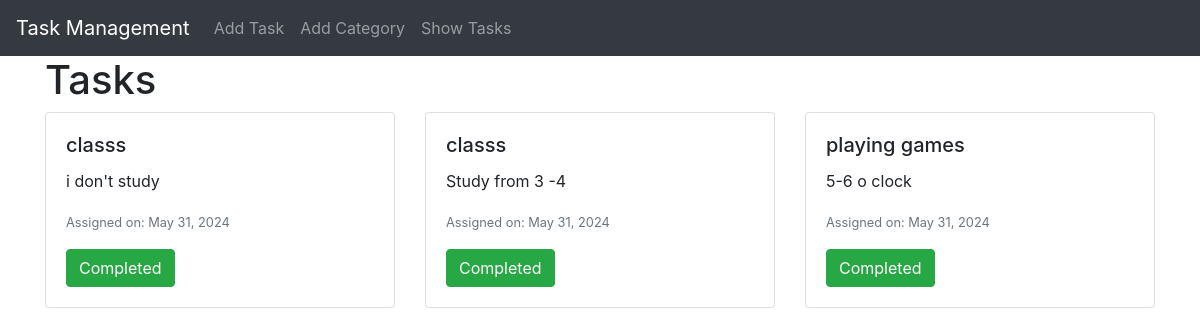
/tasks/, run on the app's committed database.
### task/models.py (models this page shows, shortened)
class Task(models.Model):
    taskTitle = models.CharField(max_length=100)
    taskDescription = models.TextField()
    is_completed = models.BooleanField(default=False)
    task_assign_date = models.DateField(auto_now_add=True)

### task/views.py (the view)
# urls.py: path('', views.task_list, name='task_list'),
def task_list(request):
    tasks = Task.objects.all()
    return render(request, 'task/task_list.html', {'tasks': tasks})

### task/templates/task/task_list.html (shortened to what this page needs)
{% extends 'base.html' %}
{% block content %}
<h1>Tasks</h1>
<div class="row">
    {% for task in tasks %}
    <div class="col-md-4">
        <div class="card mb-4">
            <div class="card-body">
                <h5 class="card-title">{{ task.taskTitle }}</h5>
                <p class="card-text">{{ task.taskDescription }}</p>
                <p class="card-text"><small class="text-muted">Assigned on: {{ task.task_assign_date }}</small></p>
                {% if task.is_completed %}
                <button class="btn btn-success">Completed</button>
                {% endif %}
            </div>
        </div>
    </div>
    {% endfor %}
</div>
{% endblock %}

### templates/base.html (shortened to what this page needs)
<!DOCTYPE html>
<html lang="en">
<head>
    <link href="https://maxcdn.bootstrapcdn.com/bootstrap/4.0.0/css/bootstrap.min.css" rel="stylesheet">
</head>
<body>
    <nav class="navbar navbar-expand-lg navbar-dark bg-dark">
        <a class="navbar-brand" href="#">Task Management</a>
        <div class="collapse navbar-collapse">
            <ul class="navbar-nav mr-auto">
                <li class="nav-item">
                    <a class="nav-link" href="{% url 'task_create' %}">Add Task</a>
                </li>
                <li class="nav-item">
                    <a class="nav-link" href="{% url 'category_create' %}">Add Category</a>
                </li>
                <li class="nav-item">
                    <a class="nav-link" href="{% url 'task_list' %}">Show Tasks</a>
                </li>
            </ul>
        </div>
    </nav>
    <div class="container">
        {% block content %}
        {% endblock %}
    </div>
</body>
</html>

### data on the page
Task: taskTitle "classs", taskDescription "i don't study", task_assign_date "May 31, 2024", is_completed "Completed"
Task: taskTitle "classs", taskDescription "Study from 3 -4", task_assign_date "May 31, 2024", is_completed "Completed"
Task: taskTitle "playing games", taskDescription "5-6 o clock", task_assign_date "May 31, 2024", is_completed "Completed"
